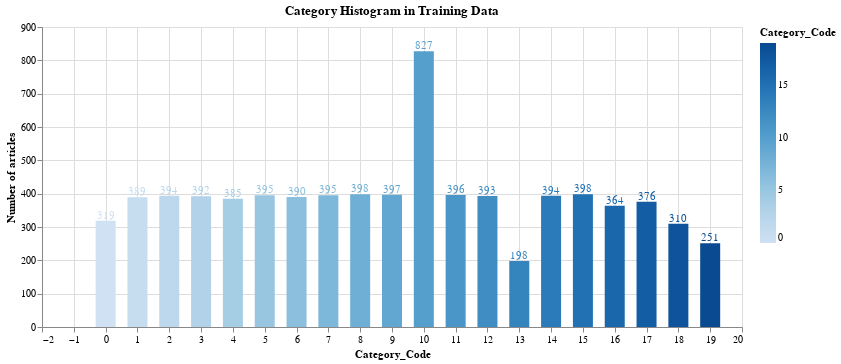

The cell this chart's notebook holds for it:
### Code cell
bar_plot(pd.DataFrame(y_test))

### Figure 1 — Vega-Lite specification as saved in the notebook (floating-point values rounded to 4 significant figures; data arrays with more than 128 entries replaced by an {"elided": "..."} marker saying what was removed)
{"config": {"view": {"continuousWidth": 400, "continuousHeight": 300}}, "layer": [{"mark": {"type": "bar", "size": 20}, "encoding": {"color": {"type": "quantitative", "field": "Category_Code"}, "tooltip": [{"type": "quantitative", "aggregate": "count", "title": "Number of articles"}, {"type": "quantitative", "field": "Category_Code"}], "x": {"type": "quantitative", "field": "Category_Code"}, "y": {"type": "quantitative", "aggregate": "count", "axis": {"title": "Number of articles"}}}, "selection": {"selector002": {"type": "interval", "bind": "scales", "encodings": ["x", "y"]}}}, {"mark": {"type": "text", "align": "center", "baseline": "bottom"}, "encoding": {"color": {"type": "quantitative", "field": "Category_Code"}, "text": {"type": "quantitative", "aggregate": "count"}, "tooltip": [{"type": "quantitative", "aggregate": "count", "title": "Number of articles"}, {"type": "quantitative", "field": "Category_Code"}], "x": {"type": "quantitative", "field": "Category_Code"}, "y": {"type": "quantitative", "aggregate": "count", "axis": {"title": "Number of articles"}}}}], "data": {"name": "data-92a85e088cc3a32c8e7bf4a66dae0f55"}, "height": 300, "title": "Category Histogram in Training Data", "width": 700, "$schema": "https://vega.github.io/schema/vega-lite/v4.8.1.json", "datasets": {"data-92a85e088cc3a32c8e7bf4a66dae0f55": {"elided": "7761 records"}}}
